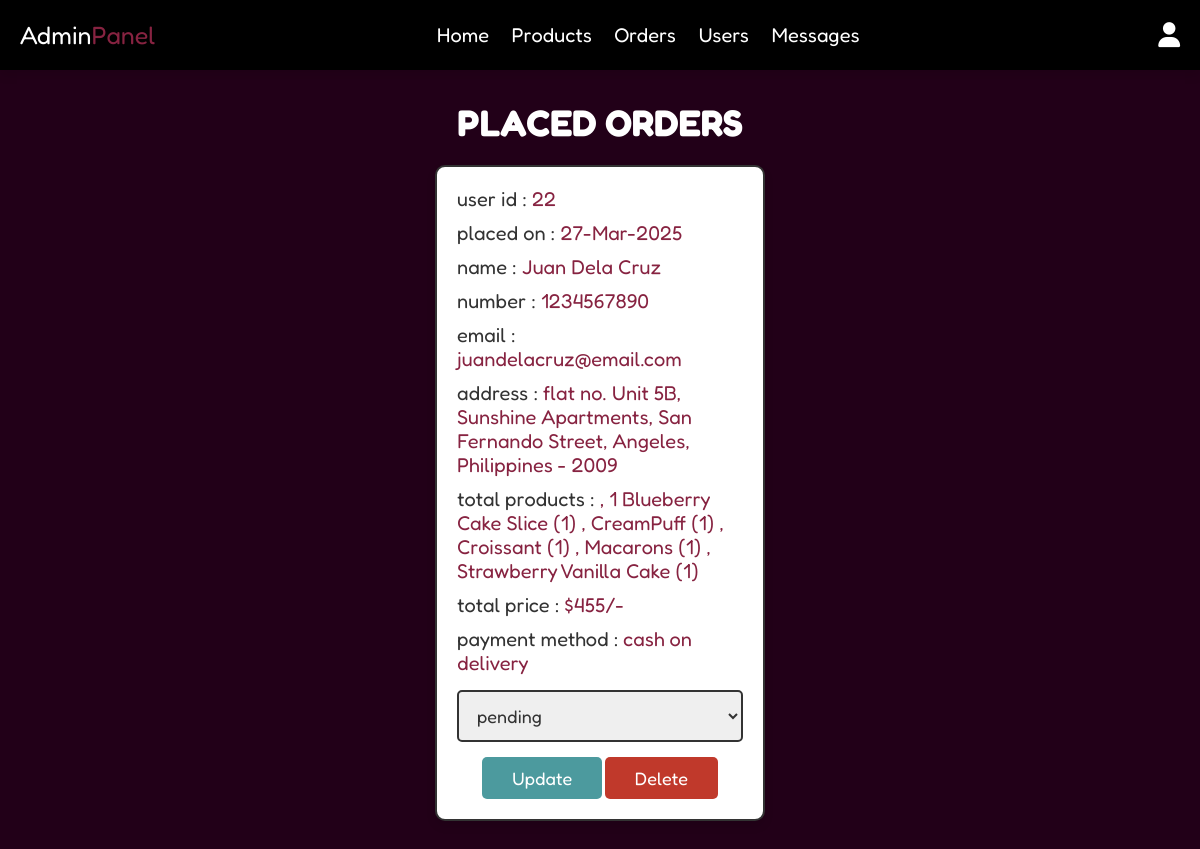
The page /aurumelle_admin_panel/admin_orders.php (signed in) on the database its author committed.
### tables this page shows
CREATE TABLE `orders` (
  `id` int(100) NOT NULL,
  `user_id` int(100) NOT NULL,
  `name` varchar(100) NOT NULL,
  `number` varchar(12) NOT NULL,
  `email` varchar(100) NOT NULL,
  `method` varchar(50) NOT NULL,
  `address` varchar(500) NOT NULL,
  `total_products` varchar(1000) NOT NULL,
  `total_price` int(100) NOT NULL,
  `placed_on` varchar(50) NOT NULL,
  `payment_status` varchar(20) NOT NULL DEFAULT 'pending'
);

### aurumelle_admin_panel/admin_orders.php (the view, shortened to what this page needs)
<?php
@include '../config.php';
?>
<!DOCTYPE html>
<html lang="en">
   <head>
      <link rel="stylesheet" href="https://cdnjs.cloudflare.com/ajax/libs/font-awesome/6.7.2/css/all.min.css">
      <link rel="stylesheet" href="../aurumelle_css/admin_style.css">
   </head>
   <body>
   <?php @include 'admin_header.php'; ?>
   <section class="placed-orders">
      <h1 class="title">Placed Orders</h1>
      <div class="box-container">
         <?php
         $select_orders = mysqli_query($conn, "SELECT * FROM orders") or die('query failed');
         if(mysqli_num_rows($select_orders) > 0){
            while($fetch_orders = mysqli_fetch_assoc($select_orders)){
         ?>
         <div class="box">
            <p> user id : <span><?php echo $fetch_orders['user_id']; ?></span> </p>
            <p> placed on : <span><?php echo $fetch_orders['placed_on']; ?></span> </p>
            <p> name : <span><?php echo $fetch_orders['name']; ?></span> </p>
            <p> number : <span><?php echo $fetch_orders['number']; ?></span> </p>
            <p> email : <span><?php echo $fetch_orders['email']; ?></span> </p>
            <p> address : <span><?php echo $fetch_orders['address']; ?></span> </p>
            <p> total products : <span><?php echo $fetch_orders['total_products']; ?></span> </p>
            <p> total price : <span>$<?php echo $fetch_orders['total_price']; ?>/-</span> </p>
            <p> payment method : <span><?php echo $fetch_orders['method']; ?></span> </p>
            <form action="" method="post">
               <select name="update_payment">
                  <option disabled selected><?php echo $fetch_orders['payment_status']; ?></option>
               </select>
               <input type="submit" name="update_order" value="update" class="option-btn">
               <a href="../aurumelle_admin_panel/admin_orders.php?delete=<?php echo $fetch_orders['id']; ?>" class="delete-btn" onclick="return confirm('delete this order?');">delete</a>
            </form>
         </div>
         <?php
            }
         }else{
            echo '<p class="empty">No orders placed yet!</p>';
         }
         ?>
      </div>
   </section>
   </body>
</html>

### aurumelle_css/admin_style.css (style rules this page uses)
:root { --deep-berry:#872341; --red:#c0392b; --teal:#4C9A9E; --black:#333; --black2: #000; --white:#fff; --light-color:#666; --light-white:#ccc; --light-bg:#f5f5f5; --border:.2rem solid var(--black); --box-shadow:0 .5rem 1rem rgba(0,0,0,.1); }
* { font-family: 'Fredoka', sans-serif; margin:0; padding:0; box-sizing: border-box; outline: none; border:none; text-decoration: none; transition:all .2s linear; }
html { font-size: 62.5%; overflow-x: hidden; scroll-behavior: smooth; scroll-padding-top: 6.5rem; }
body { background: #220018; }
section { padding:3rem 2rem; }
.title { text-align: center; margin-bottom: 2rem; color:var(--white); text-transform: uppercase; font-size: 3.7rem; }
.btn, .delete-btn, .option-btn { display: inline-block; border-radius: .5rem; margin-top: 1rem; font-size: 1.8rem; color:var(--white); cursor: pointer; padding:1rem 3rem; text-transform: capitalize; }
.delete-btn { background-color: var(--red); }
.option-btn { background-color: var(--teal); }
.placed-orders .box-container { display: grid; grid-template-columns: repeat(auto-fit, 33rem); gap:1.5rem; align-items: flex-start; max-width: 1200px; margin: 0 auto; justify-content: center; }
.placed-orders .box-container .box { padding:2rem; border:var(--border); background-color: var(--white); box-shadow: var(--box-shadow); border-radius: 1rem; }
.placed-orders .box-container .box p { margin-bottom: 1rem; font-size: 2rem; color:var(--black); }
.placed-orders .box-container .box p span { color:var(--deep-berry); }
.placed-orders .box-container .box form { margin-top: 1rem; text-align: center; }
.placed-orders .box-container .box form select { width: 100%; border:var(--border); padding:1.2rem 1.4rem; font-size: 1.8rem; color:var(--black); border:var(--border); border-radius: .5rem; margin:.5rem 0; }

### rows shown on the page
orders: user "22", placed_on "27-Mar-2025", name "Juan Dela Cruz", number "1234567890", email "juandelacruz@email.com", address "flat no. Unit 5B, Sunshine Apartments, San Fernando Street, Angeles, Philippines - 2009", total_products ", 1 Blueberry Cake Slice (1) , CreamPuff (1) , Croissant (1) , Macarons (1) , Strawberry Vanilla Cake (1)", total_price "455", method "cash on delivery", update_payment "pending"
